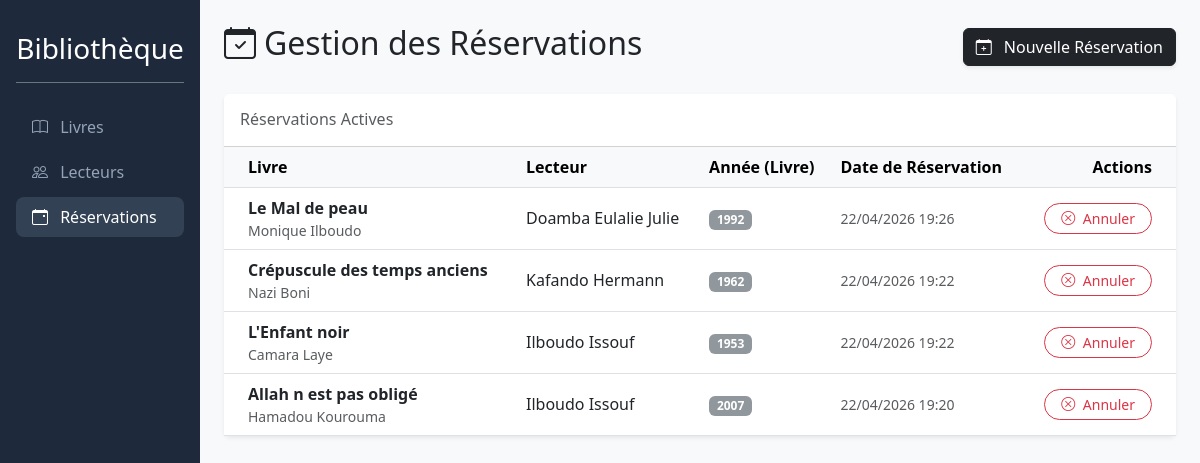
/reservations/, run on an earlier commit of the app's database.
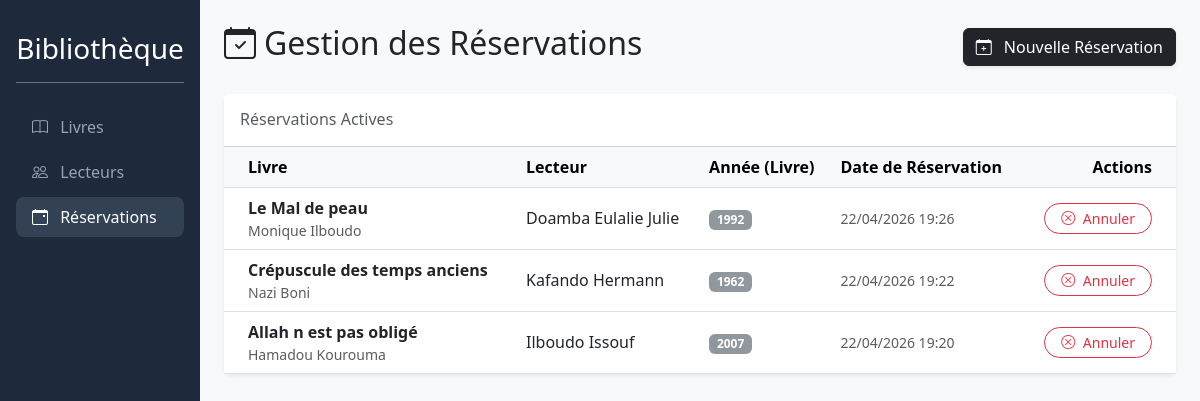
And on a later commit of the database.
### library/models.py (models this page shows, shortened)
class Reservation(models.Model):
    book = models.ForeignKey(Book, on_delete=models.CASCADE, unique=True)
    reader = models.ForeignKey(Reader, on_delete=models.CASCADE)
    date_reservation = models.DateTimeField(auto_now_add=True)

class Book(models.Model):
    title = models.CharField(max_length=200)
    author = models.CharField(max_length=100)
    year = models.IntegerField()
    is_available = models.BooleanField(default=True)

class Reader(models.Model):
    name = models.CharField(max_length=100)
    email = models.EmailField(unique=True)

### library/views.py (the view)
# urls.py: path('reservations/', views.reservation_list, name='reservation_list'),
def reservation_list(request):
    context = {
        'available_books': Book.objects.filter(is_available=True),
        'readers': Reader.objects.all(),
        'active_reservations': Reservation.objects.all().order_by('-date_reservation'),
    }
    return render(request, 'library/reservation_list.html', context)

### library/templates/library/reservation_list.html (shortened to what this page needs)
{% extends 'library/base.html' %}
{% block content %}
<div class="d-flex justify-content-between align-items-center mb-4">
    <h2><i class="bi bi-calendar-check me-2"></i>Gestion des Réservations</h2>
    <button class="btn btn-dark shadow-sm" type="button" data-bs-toggle="collapse" data-bs-target="#resForm">
        <i class="bi bi-calendar-plus me-2"></i> Nouvelle Réservation
    </button>
</div>
<div class="card shadow-sm border-0">
    <div class="card-header bg-white py-3">
        <h6 class="mb-0 text-muted">Réservations Actives</h6>
    </div>
    <div class="table-responsive">
        <table class="table table-hover align-middle mb-0">
            <thead class="table-light">
                <tr>
                    <th class="ps-4">Livre</th>
                    <th>Lecteur</th>
                    <th>Année (Livre)</th>
                    <th>Date de Réservation</th>
                    <th class="text-end pe-4">Actions</th>
                </tr>
            </thead>
            <tbody>
                {% for res in active_reservations %}
                <tr>
                    <td class="ps-4">
                        <div class="fw-bold text-dark">{{ res.book.title }}</div>
                        <div class="small text-muted">{{ res.book.author }}</div>
                    </td>
                    <td>{{ res.reader.name }}</td>
                    <td><span class="badge bg-secondary opacity-75">{{ res.book.year }}</span></td>
                    <td class="text-muted small">{{ res.date_reservation|date:"d/m/Y H:i" }}</td>
                    <td class="text-end pe-4">
                        <a href="{% url 'cancel_reservation' res.id %}" class="btn btn-outline-danger btn-sm rounded-pill px-3"
                           onclick="return confirm('Voulez-vous vraiment annuler cette réservation ?');">
                            <i class="bi bi-x-circle me-1"></i> Annuler
                        </a>
                    </td>
                </tr>
                {% endfor %}
            </tbody>
        </table>
    </div>
</div>
{% endblock %}

What changed in the data, as far as the page shows it:
removed Reservation: book "L'Enfant noir", book.author "Camara Laye", reader.name "Ilboudo Issouf", book.year "1953", date_reservation "22/04/2026 19:22"
